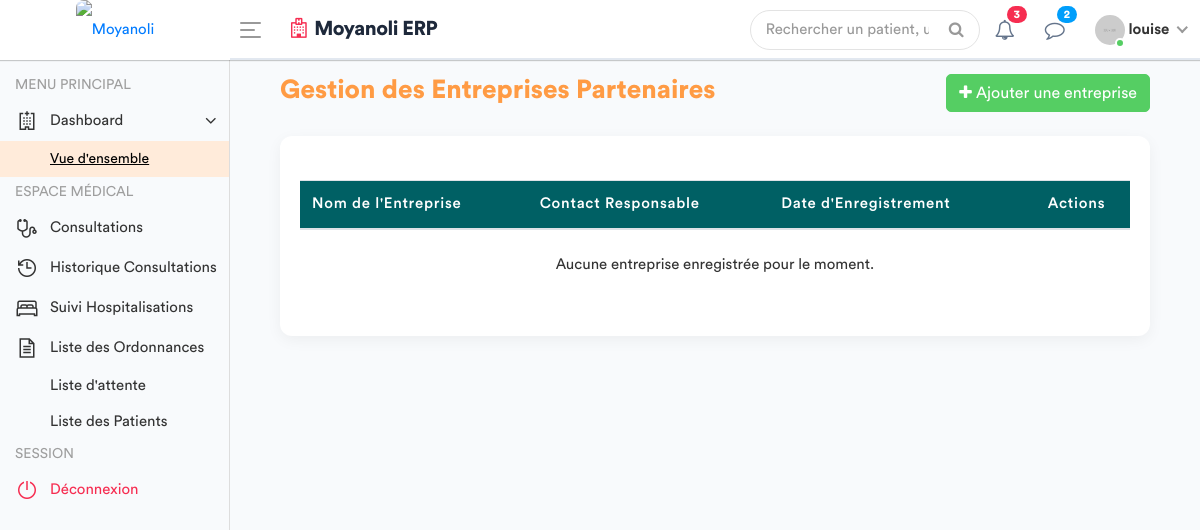
Page /entreprises/ (signed in) on the earlier database version.
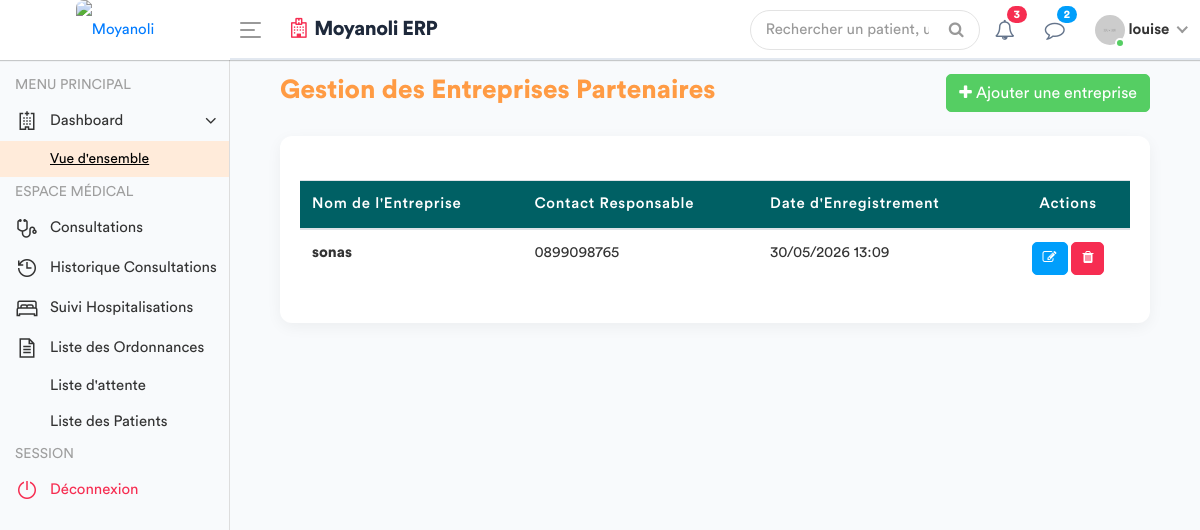
Same page on the later database version.
### apps/models.py (models this page shows, shortened)
class Entreprise(models.Model):
    nom = models.CharField(max_length=255, verbose_name="Nom de l'entreprise")
    contact_responsable = models.CharField(max_length=100, verbose_name="Numéro du responsable")
    date_enregistrement = models.DateTimeField(default=timezone.now, verbose_name="Date d'enregistrement")

### apps/views.py (the view)
# urls.py: path('entreprises/', views.liste_entreprises_view, name='liste_entreprises'),
@login_required
def liste_entreprises_view(request):
    role = Fonction.objects.filter(userKey=request.user).first()
    fonctionKey = role.fonctionKey.roleName if role and role.fonctionKey else None
    entreprises = Entreprise.objects.all().order_by('-date_enregistrement')
    return render(request, 'back-end/entreprise/liste_entreprises.html', {'entreprises': entreprises, 'fonctionKey':fonctionKey})

### apps/templates/back-end/entreprise/liste_entreprises.html (shortened to what this page needs)
<!DOCTYPE html>
{% load static %}
<html lang="fr">
<head>
    {% include 'back-end/includes/css.html' %}
</head>
<body>
    <div class="main-wrapper">
        {% include 'back-end/includes/header.html' %}
        {% include 'back-end/includes/sidebar.html' %}
        <div class="page-wrapper">
            <div class="content container-fluid">
                <div class="d-flex justify-content-between align-items-center mb-4 mt-4">
                    <h3 class="page-title text-primary font-weight-bold">Gestion des Entreprises Partenaires</h3>
                    <a href="{% url 'enregistrer_entreprise' %}" class="btn btn-success">
                        <i class="fa fa-plus"></i> Ajouter une entreprise
                    </a>
                </div>
                <div class="card">
                    <div class="card-body mt-4">
                        <div class="table-responsive">
                            <table class="table table-hover">
                                <thead>
                                    <tr>
                                        <th>Nom de l'Entreprise</th>
                                        <th>Contact Responsable</th>
                                        <th>Date d'Enregistrement</th>
                                        <th class="text-center">Actions</th>
                                    </tr>
                                </thead>
                                <tbody>
                                    {% for ent in entreprises %}
                                    <tr>
                                        <td><strong>{{ ent.nom }}</strong></td>
                                        <td>{{ ent.contact_responsable }}</td>
                                        <td>{{ ent.date_enregistrement|date:"d/m/Y H:i" }}</td>
                                        <td class="text-center">
                                            <a href="#" class="btn btn-sm btn-info btn-action"><i class="fa fa-edit"></i></a>
                                            <a href="#" class="btn btn-sm btn-danger btn-action"><i class="fa fa-trash"></i></a>
                                        </td>
                                    </tr>
                                    {% empty %}
                                    <tr>
                                        <td colspan="4" class="text-center py-4">Aucune entreprise enregistrée pour le moment.</td>
                                    </tr>
                                    {% endfor %}
                                </tbody>
                            </table>
                        </div>
                    </div>
                </div>
            </div>
        </div>
    </div>
</body>
</html>

Differences in the rows shown:
added Entreprise: nom "sonas", contact_responsable "0899098765", date_enregistrement "30/05/2026 13:09"
Other differences:
text no longer shown: "Aucune entreprise enregistrée pour le moment."
